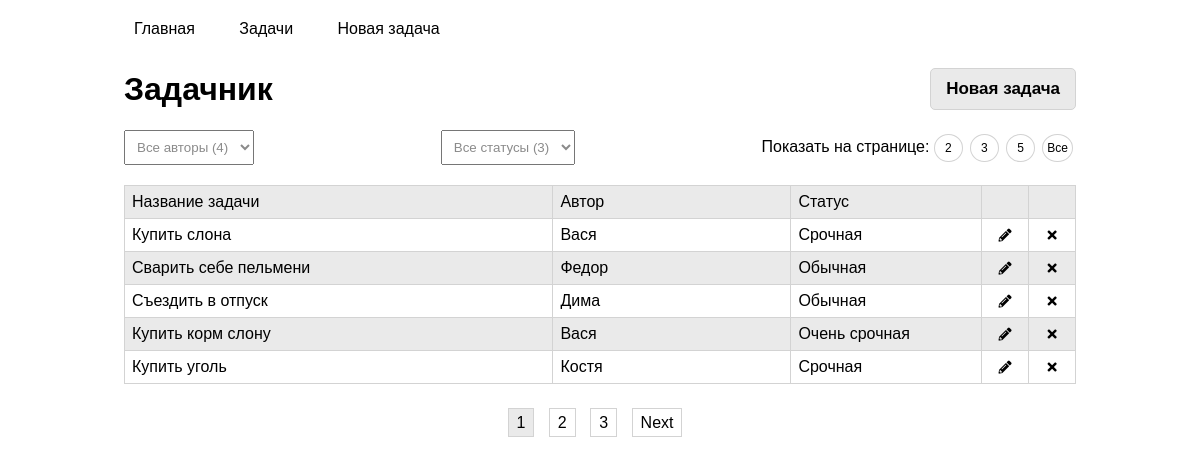
/tasks/list/, run on the app's committed database.
### tables this page shows
CREATE TABLE `tasks` (
  `id` int(11) NOT NULL,
  `title` varchar(64) NOT NULL,
  `author_id` int(11) NOT NULL,
  `status_id` int(11) NOT NULL
);

CREATE TABLE `authors` (
  `id` int(11) NOT NULL,
  `title` varchar(32) NOT NULL
);

CREATE TABLE `status` (
  `id` int(11) NOT NULL,
  `title` varchar(32) NOT NULL
);

### engine/Autoload.php (called while the page is built, shortened)
<?php
class Autoload
{
	public function loadClass($className)
	{
		$fileName = realpath(str_replace(['app', '\\'], ['..', DS], $className) . ".php");
	}
}

### engine/Request.php (called while the page is built, shortened)
<?php
class Request
{
    private $requestString;
    private $params;
    public function __construct()
    {
        $this->requestString = $_SERVER['REQUEST_URI'];
    }
    private function parseRequest() {
        $url = explode('/', $this->requestString);
        $this->params = $_REQUEST;
        $data = json_decode(file_get_contents('php://input'));
    }
    public function getParams()
    {
        return $this->params;
    }
}

### traits/Tsingletone.php (called while the page is built, shortened)
<?php
trait Tsingletone
{
    private static $instance = null;
    public static function getInstance() {
        if (is_null(static::$instance)) {
            static::$instance = new static();
        }
        return static::$instance;
    }
}

### models/repositories/TasksRepository.php (called while the page is built, shortened)
<?php
class TasksRepository extends Repository
{
	public function getAllTasks($from, $num)
	{
		$sql = "SELECT tasks.id, tasks.title,
       			authors.id AS author_id, authors.title AS author_name, status.title AS status_name
						FROM tasks
						JOIN authors ON tasks.author_id = authors.id
						JOIN status ON tasks.status_id = status.id
						LIMIT ?,?";
		return Db::getInstance()->executeLimit($sql, $from, $num);
	}
	public function getTableName()
	{
		return "tasks";
	}
}

### engine/Db.php (called while the page is built, shortened)
<?php
class Db
{
	private $config = [
		'driver' => 'mysql',
		'host' => 'localhost',
		'login' => 'root',
		'password' => '',
		'database' => 'task-tracker',
		'charset' => 'utf8'
	];
	private $connection = null;
	private function getConnection()
	{
		if (is_null($this->connection)) {
			$this->connection = new \PDO(
				$this->prepareDSNString(),
				$this->config['login'],
				$this->config['password']
			);
			$this->connection->setAttribute(\PDO::ATTR_DEFAULT_FETCH_MODE, \PDO::FETCH_ASSOC);
		}
		return $this->connection;
	}
	private function prepareDSNString()
	{
		return sprintf("%s:host=%s;dbname=%s;charset=%s",
			$this->config['driver'],
			$this->config['host'],
			$this->config['database'],
			$this->config['charset']
		);
	}
	private function query($sql, $params)
	{
		$pdoStatement = $this->getConnection()->prepare($sql);
		$pdoStatement->execute($params);
		return $pdoStatement;
	}
	public function executeLimit($sql, $from, $num)
	{
		$pdoStatement = $this->getConnection()->prepare($sql);
		$pdoStatement->bindValue(1, $from, \PDO::PARAM_INT);
		$pdoStatement->bindValue(2, $num, \PDO::PARAM_INT);
		$pdoStatement->execute();
		return $pdoStatement->fetchAll();
	}
	public function queryOne($sql, $params = [])
	{
		return $this->queryAll($sql, $params)[0];
	}
	public function queryAll($sql, $params = [])
	{
		return $this->query($sql, $params)->fetchAll();
	}
}

### models/Repository.php (called while the page is built, shortened)
<?php
abstract class Repository implements IModel
{
	public function getCount(){
		$tableName = $this->getTableName();
		$sql = "SELECT count(*) AS count FROM {$tableName}";
		return Db::getInstance()->queryOne($sql);
	}
}

### views/tasks.php (the view, shortened to what this page needs)
<div class="header">
    <h1>Задачник</h1>
    <a href="/tasks/task/" class="add">Новая задача</a>
</div>
<div class="selectors">
    <select name="authors" id="author-selector" class="author-selector">
        <option value="default" selected>Все авторы (<?= count($authors) ?>)</option>
    </select>
    <select name="status" id="status-selector">
        <option value="default" selected>Все статусы (<?= count($status) ?>)</option>
    </select>
    <div class="showBy">Показать на странице:
			<? foreach ($perPageChoice as $perPage): ?>
          <a href="/tasks/list/?show=<?= $perPage ?>" class="showBy-icon"><?= $perPage ?></a>
			<? endforeach; ?>
        <a href="/tasks/list/?show=<?= $count ?>" class="showBy-icon big">Все</a>
    </div>
</div>
<div class="tasks-container">
    <div class="task-div">
        <div id='flex-container'>
            <div class="task-header">Название задачи</div>
            <div class="task-header">Автор</div>
            <div class="task-header">Статус</div>
            <div class="task-header"></div>
            <div class="task-header"></div>
        </div>
    </div>
	<? foreach ($tasks as $task): ?>
      <div id="<?= $task['id'] ?>" class="task task-div" data-author="<?= $task['author_name'] ?>"
           data-status="<?= $task['status_name'] ?>">
          <div id='flex-container'>
              <div class="task-specs"><p><?= $task['title'] ?></p></div>
              <div class="task-specs"><p><?= $task['author_name'] ?></p></div>
              <div class="task-specs"><p><?= $task['status_name'] ?></p></div>
              <div class="task-specs btn">
                  <a href="/tasks/task/?id=<?= $task['id'] ?>" class="edit fas fas fa-pencil-alt"></a>
              </div>
              <div class="task-specs btn">
                  <button data-id="<?= $task['id'] ?>" class="delete fas fas fa-times"></button>
              </div>
          </div>
      </div>
	<? endforeach; ?>
</div>
<div class="pagination">
	<? for ($i = 1; $i <= $pagesCount; $i++) {
		if ($page == $i) {
			$class = ' active';
		} else {
			$class = '';
		}
		echo "<a href='/tasks/list/?page=$i&show=$itemsPerPage' class='pag-icon$class'>$i</a> ";
	} ?>
	<? if ($page != $pagesCount): ?>
      <a href="/tasks/list/?page=<?= $page + 1 ?>&show=<?= $itemsPerPage ?>"
         class="pag-icon">Next</a>
	<? endif; ?>
</div>

### public/css/style.css (style rules this page uses)
* { box-sizing: border-box; margin: 0; padding: 0; font-family: Arial; }
.tasks-container { margin-bottom: 30px; }
.task-div:nth-child(odd) { background-color: rgb(234, 234, 234); }
#flex-container { display: flex; height: auto; flex-wrap: nowrap; justify-content: center; }
#flex-container > div { border-left: 1px solid lightgray; border-top: 1px solid lightgray; }
#flex-container > div:last-child { border-right: 1px solid lightgray; }
.tasks-container > div:last-child { border-bottom: 1px solid lightgray; }
#flex-container > div:nth-of-type(1) { width: 45%; }
#flex-container > div:nth-of-type(2) { width: 25%; }
#flex-container > div:nth-of-type(3) { width: 20%; }
#flex-container > div:nth-of-type(4) { width: 5%; }
#flex-container > div:nth-of-type(5) { width: 5%; flex-grow: 0; }
a { text-decoration: none; color: black; }
select { padding: 5px 15px 5px 5px; color: rgb(139, 139, 139); }
.header { margin-bottom: 20px; }
.selectors { display: flex; justify-content: space-between; align-items: baseline; }
.add { outline: none; font-size: 14px; font-weight: 600; padding: 10px 15px; border: 1px solid lightgray; border-radius: 5px; }
a.add { font-size: 17px; text-align: center; color: black; background-color: rgb(234, 234, 234); }
.addForm input, select { padding: 8px; margin-bottom: 20px; }
.header { display: flex; justify-content: space-between; align-items: center; }
.task-header, .task-specs { padding: 7px; }
.task-specs.btn { text-align: center; }
.task button { background-color: transparent; border: none; }
.fa-pencil-alt { font-size: 13px; }
.pagination { text-align: center; }
.pag-icon { border: 1px solid lightgray; margin-right: 10px; padding: 5px 8px; }
.showBy-icon { border: 1px solid lightgray; border-radius: 50%; margin-right: 3px; padding: 6px 10px; font-size: 12px; }
.big { padding: 6px 4px; }
.active { background-color: rgb(234, 234, 234); }

### data on the page
tasks: title "Купить слона", author.title "Вася", status.title "Срочная"
tasks: title "Сварить себе пельмени", author.title "Федор", status.title "Обычная"
tasks: title "Съездить в отпуск", author.title "Дима", status.title "Обычная"
tasks: title "Купить корм слону", author.title "Вася", status.title "Очень срочная"
tasks: title "Купить уголь", author.title "Костя", status.title "Срочная"

### other printed values
$perPage "2"
$perPage "3"
$perPage "5"
